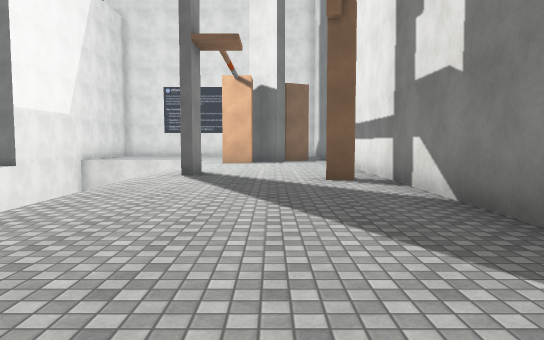
view 1 (above)

16 first-person views from a walk through a 3-D level made in the Unity game engine. The camera is 1.4 m above the floor, tilts 4° down and sees 70° across. The floor is counted in squares, 2 m on a side. Each view is taken from the middle of a square. On the plan, view 1 faces up. The plan holds only what a view shows up to about 11 squares ahead; the rest is blank. The place goes on beyond the plan. The player is left out. Some surface patterns are stand-ins.

view 2
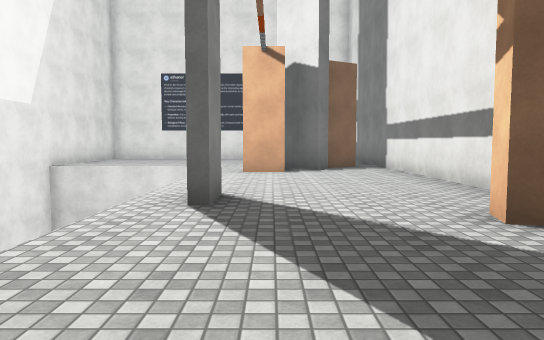

view 3
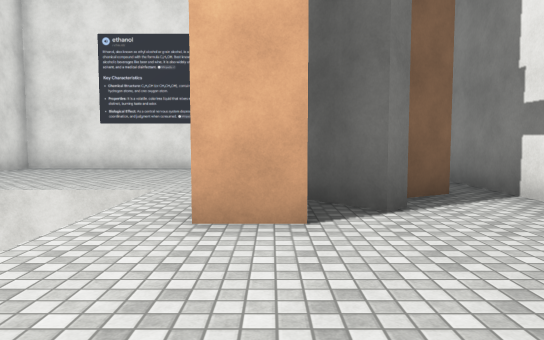

view 4
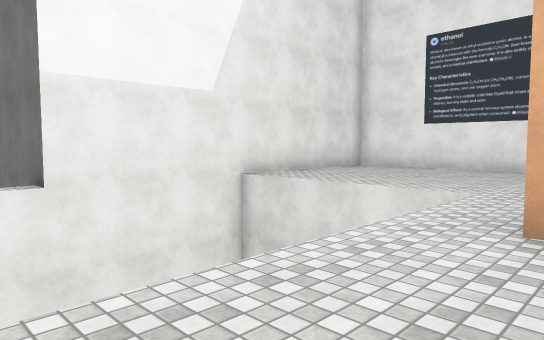

view 5
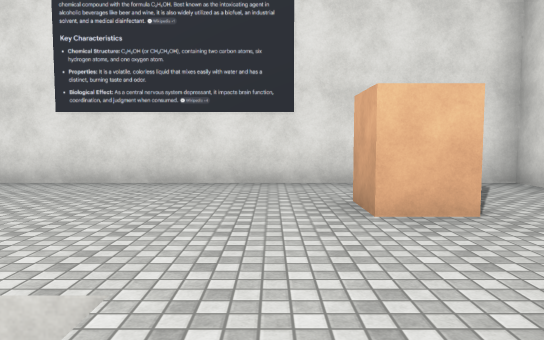

view 6
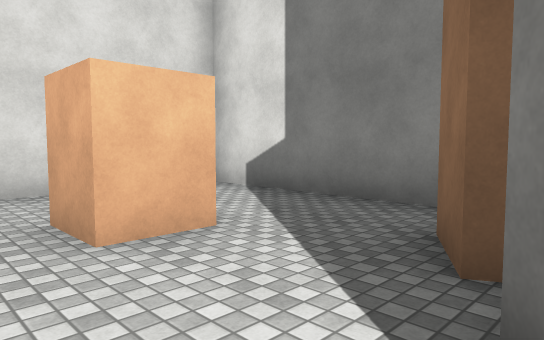

view 7
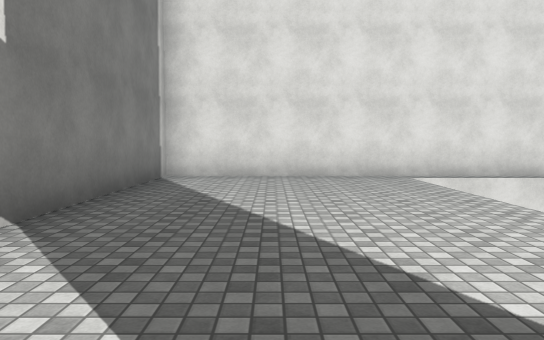

view 8
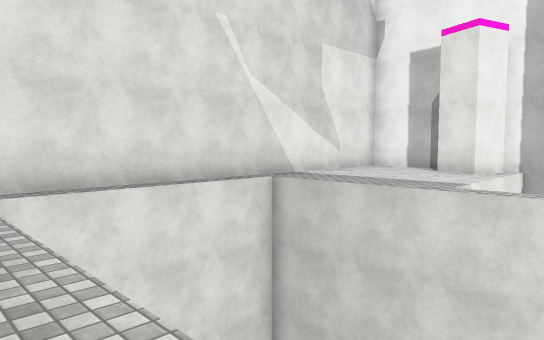

view 9
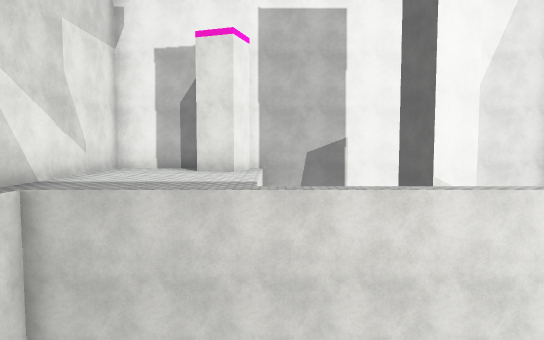

view 10
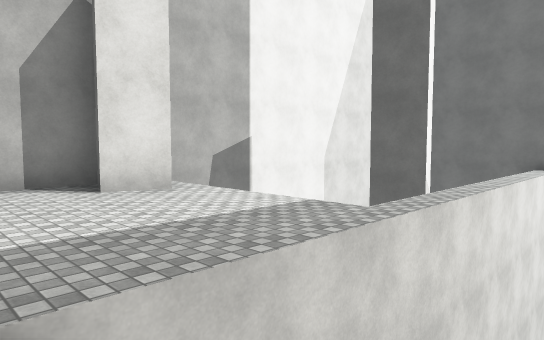

view 11
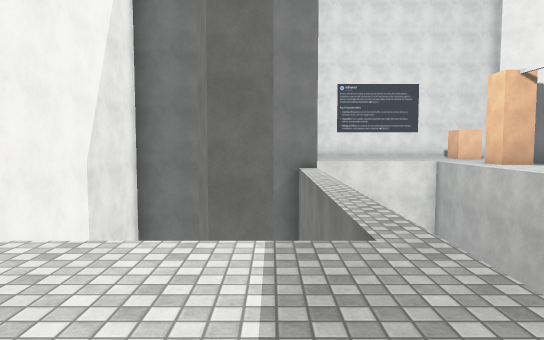

view 12
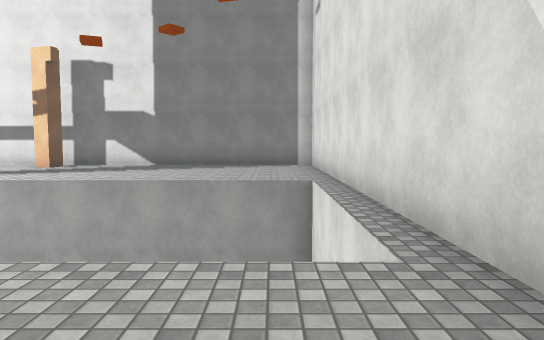

view 13
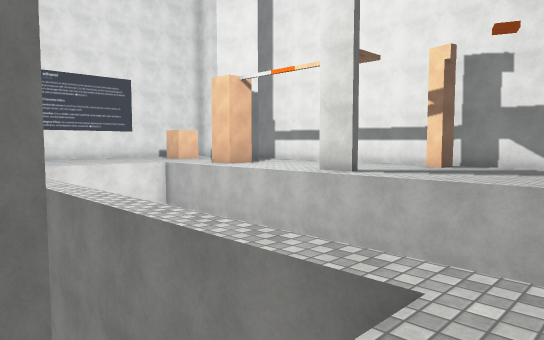

view 14
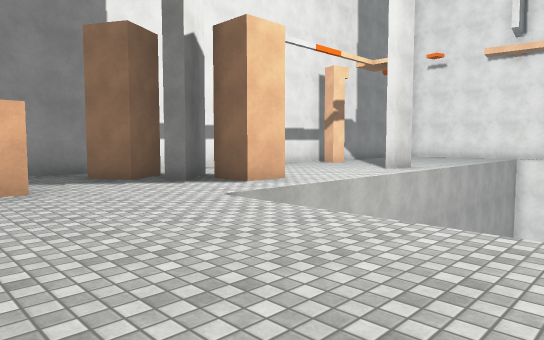

view 15
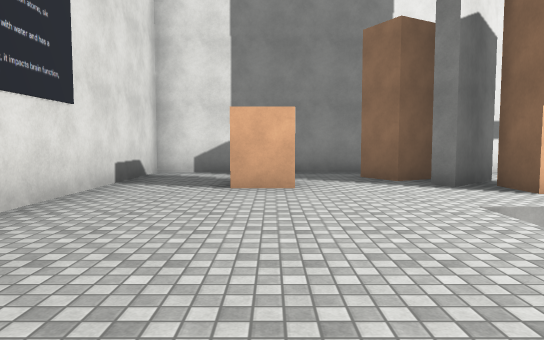

view 16
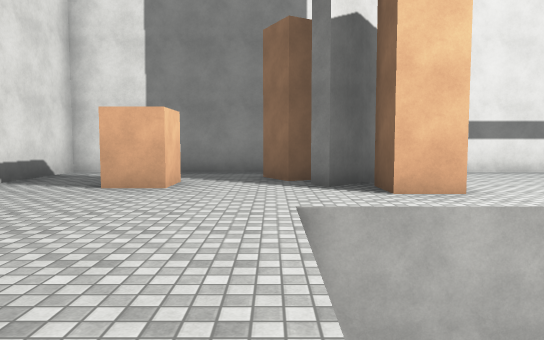

### Floor plan
Key: @ floor where view 1 was taken; # wall or solid block; . floor; v drop or lower ground; O other object.
Columns run from 13 left of view 1 to 3 right of it. Each row starts with its distance up from view 1.
 21      ############
 20      #..........#
 19      #..........#
 18      #......OO..#
 17      #..........#
 16      #........#.#
 15      #    v.###.#
 14      #    v.##..#
 13      #    v.....#
 12 ######    v.....#
 11 #    .    v.....#
 10 #    .    v.....#
  9 #    .    v#....#
  8 #  vv.    v...#.#
  7 #  ##.    v.....#
  6 #    .    v.....#
  5 #    .    v.....#
  4 #vvvv.    v.....#
  3 ##....    v.....#
  2 #.....    v.....#
  1 #.....    v.....#
  0 #............@..#
 -1 #################

Positions as (right, up) in squares from view 1, and headings:
1: (0, 0), facing up
2: (-1, 4), facing up
3: (-1, 10), facing up
4: (-1, 10), facing up-left
5: (-2, 14), facing up
6: (-2, 15), facing up-right
7: (0, 8), facing down
8: (-2, 6), facing down-left
9: (-2, 4), facing left
10: (-6, 0), facing up-left
11: (-9, 1), facing up
12: (-10, 1), facing right
13: (-10, 3), facing up-right
14: (-7, 19), facing down-right
15: (-7, 18), facing right
16: (-7, 16), facing right
